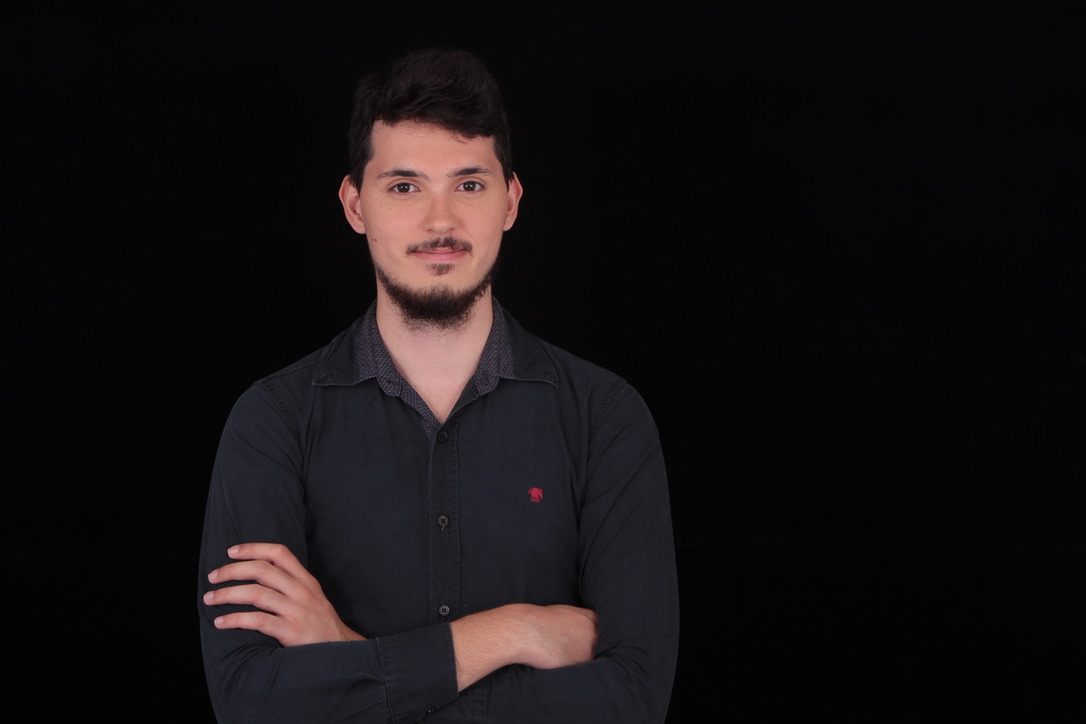
//> input picture BMOOpenCV-05/Images/Me.jpeg, 1086 x 724 px
$ ./main   (built with g++ and OpenCV 4)
//> lines starting //> are read from the running program, lines starting //| are printed output that depends on the picture
//
//  main.cpp
//  BMOOpenCV-05
//
//  Created by Breno Medeiros on 29/03/20.
//  Copyright © 2020 ProgramasBMO. All rights reserved.
//

#include <opencv2/opencv.hpp>

using namespace cv;

int main(int argc, const char * argv[]) {
    // insert code here...
    String caminho = "/Users/brenomedeiros/Documents/ProgramasBMO/Cpp/BMOOpenCV-05/BMOOpenCV-05/";
    String caminhoImagens = "/Users/brenomedeiros/Documents/ProgramasBMO/Cpp/BMOOpenCV-05/BMOOpenCV-05/Images/";

    Mat original = imread(caminhoImagens+"Me.jpeg", CV_LOAD_IMAGE_COLOR);
//> original is the input picture: 724 rows x 1086 cols, CV_8UC3; mean B, G, R 18.1, 17.3, 21.2

    Mat canaisDivididos[3];
    split(original, canaisDivididos);
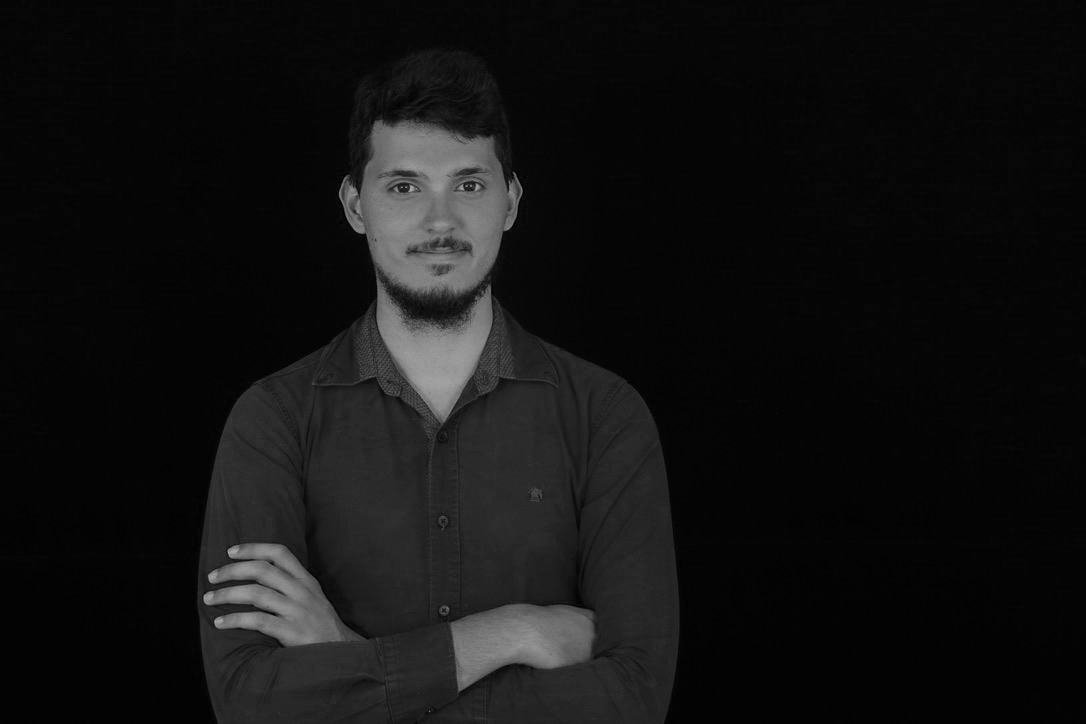
//> canaisDivididos[0]: 724 rows x 1086 cols, CV_8UC1; min 0, max 172, mean 18.1
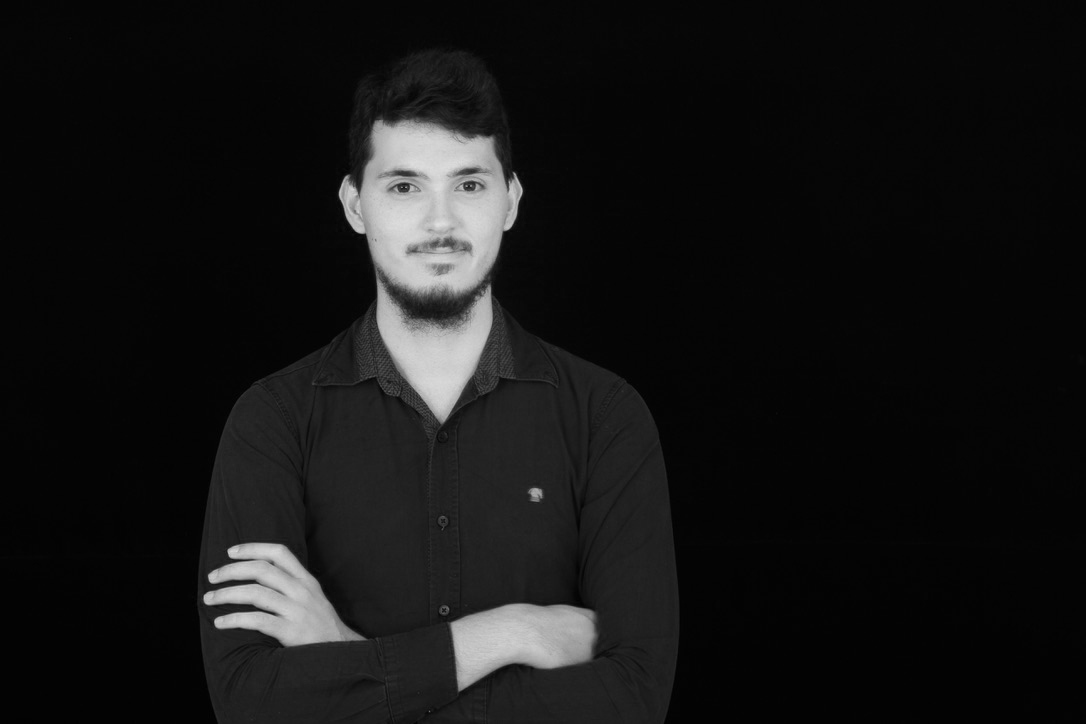
//> canaisDivididos[2]: 724 rows x 1086 cols, CV_8UC1; min 0, max 224, mean 21.2

    namedWindow("Azul", CV_WINDOW_AUTOSIZE);
    imshow("Azul", canaisDivididos[0]);
    moveWindow("Azul", 0*(original.cols/2), 1080);
    namedWindow("Verde", CV_WINDOW_AUTOSIZE);
    imshow("Verde", canaisDivididos[1]);
    moveWindow("Verde", 1*(original.cols/2), 1080);
    namedWindow("Vermelho", CV_WINDOW_AUTOSIZE);
    imshow("Vermelho", canaisDivididos[2]);
    moveWindow("Vermelho", 2*(original.cols/2), 1080);

    //Substitui("apaga") a matriz do Vermelho pro uma de mesma dimensao e tamanho de pixel.
    canaisDivididos[2] = Mat::zeros(canaisDivididos[2].size(), CV_8UC1);
//> canaisDivididos[2]: 724 rows x 1086 cols, CV_8UC1; every value is 0
    Mat saida;
    merge(canaisDivididos, 3, saida);
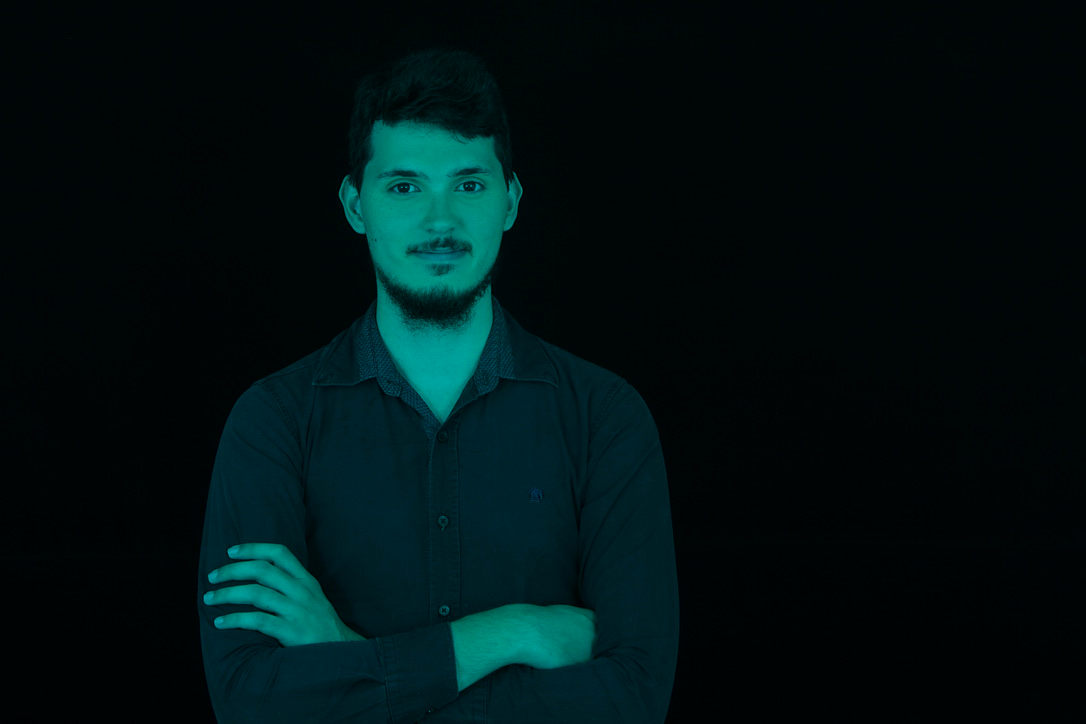
//> saida: 724 rows x 1086 cols, CV_8UC3; mean B, G, R 18.1, 17.3, 0

    imshow("Saida", saida);

    waitKey();


    return 0;
}
